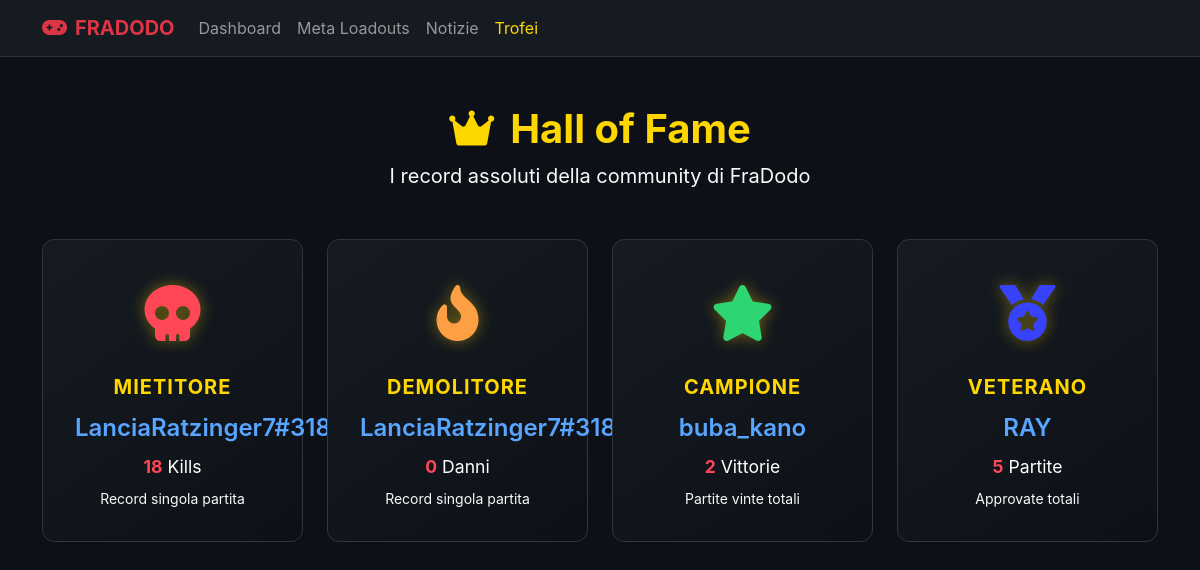
Page /trofei on the earlier database version.
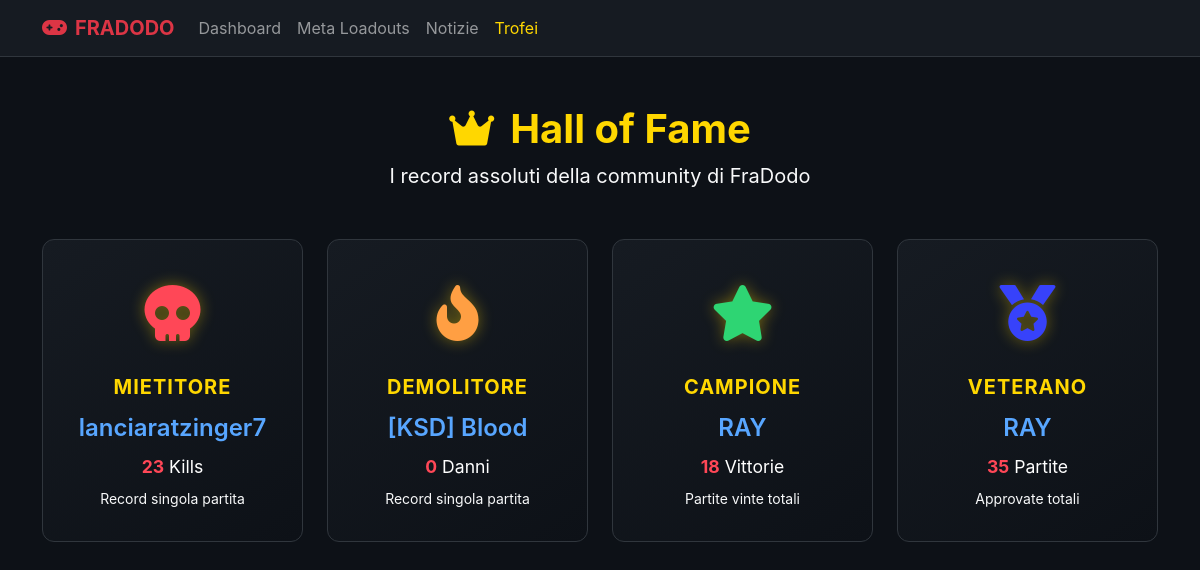
Same page on the later database version.
### tables this page shows
CREATE TABLE players (
            discord_id TEXT PRIMARY KEY,
            activision_id TEXT NOT NULL,
            points INTEGER DEFAULT 0,
            matches_played INTEGER DEFAULT 0,
            total_kills INTEGER DEFAULT 0,
            total_damage INTEGER DEFAULT 0,
            wins INTEGER DEFAULT 0
        , contest_points REAL DEFAULT 0);

### web/app.py (the view)
@app.get("/trofei", response_class=HTMLResponse)
async def trofei(request: Request):
    hof_data = database.get_hall_of_fame()
    return templates.TemplateResponse(request=request, name="trofei.html", context={"hof": hof_data})

### web/templates/trofei.html (shortened to what the changed rows need)
<!DOCTYPE html>
<html lang="it">
<head>
    <link href="https://cdn.jsdelivr.net/npm/bootstrap@5.3.0/dist/css/bootstrap.min.css" rel="stylesheet">
    <link rel="stylesheet" href="https://cdn.jsdelivr.net/npm/bootstrap-icons@1.11.1/font/bootstrap-icons.css">
    <link href="https://cdnjs.cloudflare.com/ajax/libs/font-awesome/6.0.0/css/all.min.css" rel="stylesheet">
</head>
<body>
    <div class="container mb-5">
        <div class="text-center mb-5">
            <h1 class="fw-bold" style="color: #ffd700;"><i class="fa-solid fa-crown me-3"></i>Hall of Fame</h1>
        </div>
        {% if hof %}
        <div class="row g-4 justify-content-center">
            {% if hof.top_killer %}
            <div class="col-md-6 col-lg-3">
                <div class="trophy-card">
                    <div class="trophy-icon" style="color: #ff4757;"><i class="fa-solid fa-skull"></i></div>
                    <div class="trophy-title">{{ hof.top_killer.title }}</div>
                    <div class="player-name">{{ hof.top_killer.name }}</div>
                    <div class="record-value"><span class="highlight">{{ hof.top_killer.value }}</span> Kills</div>
                    <div class="text-light small mt-2">Record singola partita</div>
                </div>
            </div>
            {% endif %}
            {% if hof.top_damage %}
            <div class="col-md-6 col-lg-3">
                <div class="trophy-card">
                    <div class="trophy-icon" style="color: #ff9f43;"><i class="fa-solid fa-fire-flame-curved"></i></div>
                    <div class="trophy-title">{{ hof.top_damage.title }}</div>
                    <div class="player-name">{{ hof.top_damage.name }}</div>
                    <div class="record-value"><span class="highlight">{{ hof.top_damage.value }}</span> Danni</div>
                    <div class="text-light small mt-2">Record singola partita</div>
                </div>
            </div>
            {% endif %}
            {% if hof.top_score %}
            <div class="col-md-6 col-lg-3">
                <div class="trophy-card">
                    <div class="trophy-icon" style="color: #2ed573;"><i class="fa-solid fa-star"></i></div>
                    <div class="trophy-title">{{ hof.top_score.title }}</div>
                    <div class="player-name">{{ hof.top_score.name }}</div>
                    <div class="record-value"><span class="highlight">{{ hof.top_score.value }}</span> Vittorie</div>
                    <div class="text-light small mt-2">Partite vinte totali</div>
                </div>
            </div>
            {% endif %}
            {% if hof.most_dedicated %}
            <div class="col-md-6 col-lg-3">
                <div class="trophy-card">
                    <div class="trophy-icon" style="color: #3742fa;"><i class="fa-solid fa-medal"></i></div>
                    <div class="trophy-title">{{ hof.most_dedicated.title }}</div>
                    <div class="player-name">{{ hof.most_dedicated.name }}</div>
                    <div class="record-value"><span class="highlight">{{ hof.most_dedicated.value }}</span> Partite</div>
                    <div class="text-light small mt-2">Approvate totali</div>
                </div>
            </div>
            {% endif %}
        </div>
        {% else %}
        <div class="empty-state">
            <i class="fa-solid fa-ghost fs-1 mb-3"></i>
            <h3>Nessun record ancora registrato!</h3>
            <p>Le statistiche verranno aggiornate man mano che le partite vengono approvate.</p>
        </div>
        {% endif %}
    </div>
</body>
</html>

Differences in the rows shown:
removed players: top_killer.name "LanciaRatzinger7#3183271", top_damage.name "LanciaRatzinger7#3183271"
no longer on this page (row edited): players: top_score.name "buba_kano"
added players: top_killer.name "lanciaratzinger7"
now on this page (row edited): players: top_damage.name "[KSD] Blood"
Other differences:
{{ hof.top_killer.value }}: "18" → "23"
{{ hof.top_score.name }}: "buba_kano" → "RAY"
{{ hof.top_score.value }}: "2" → "18"
{{ hof.most_dedicated.value }}: "5" → "35"
